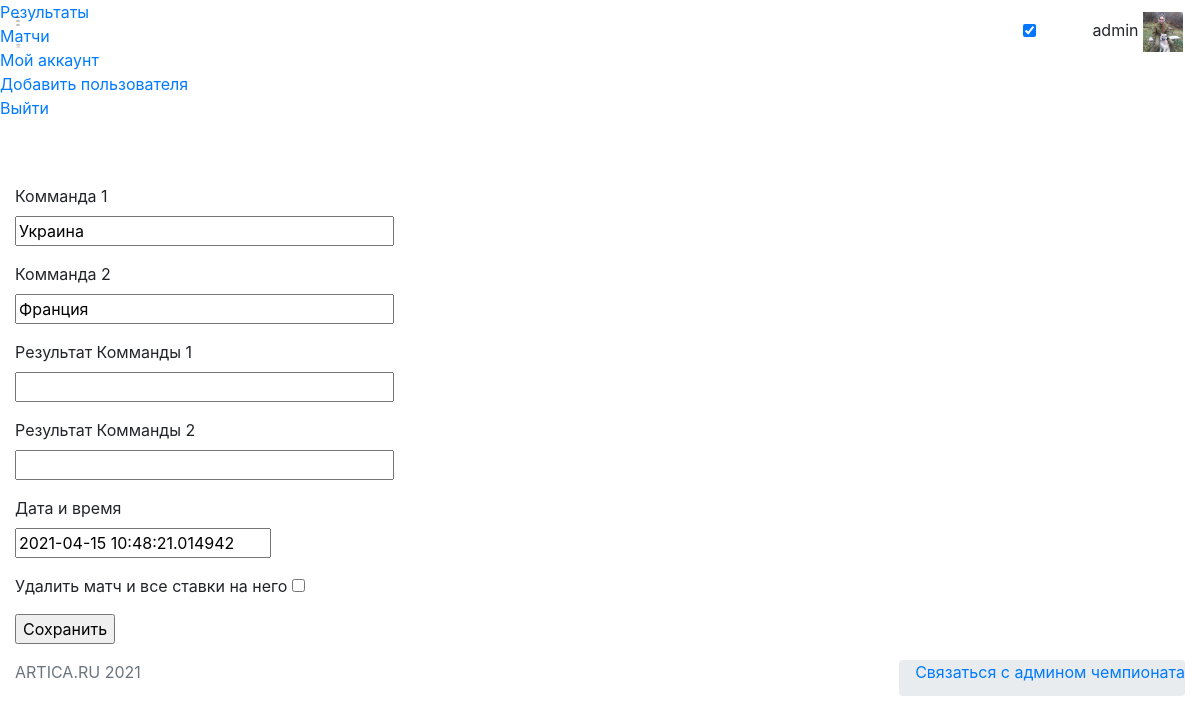
Before: /editmatchs/22 (signed in) with the older database file.
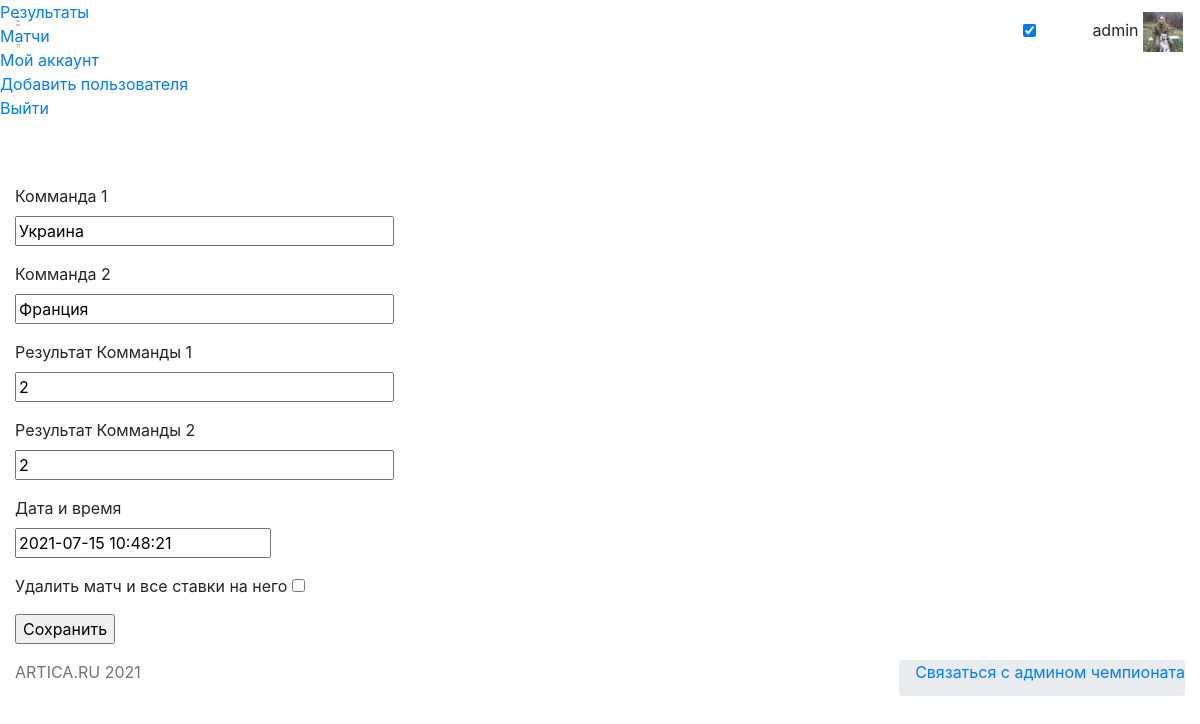
After: the same page with the newer database file.
### app/models.py (models this page shows, shortened)
class User(UserMixin, db.Model):
    id = db.Column(db.Integer, primary_key=True)
    username = db.Column(db.String(64), index=True, unique=True)
    email = db.Column(db.String(120), index=True, unique=True)
    password_hash = db.Column(db.String(128))
    pred = db.relationship('Bets', backref='author', lazy='dynamic')
    avatar = db.Column(db.String(128))
    about_me = db.Column(db.String(140))
    fio = db.Column(db.String(140))
    score = db.Column(db.Integer)

class Match(db.Model):
    id = db.Column(db.Integer, primary_key=True)
    team1 = db.Column(db.String(64))
    team2 = db.Column(db.String(64))
    t1_res =  db.Column(db.Integer)
    t2_res = db.Column(db.Integer)
    timestamp = db.Column(db.DateTime, index=True, default=datetime.utcnow)
    completed = db.Column(db.Boolean, default=False)
    bets = relationship (
        "Bets" ,
        backref="match" ,
        cascade="all, delete")

### app/routes.py (the view, shortened to what this page needs)
@app.route('/editmatchs/<match_id>', methods=['GET', 'POST'])
@login_required
def editmatchs(match_id):
    if current_user.username == 'admin':
        edit = Match.query.filter_by(id=match_id).first_or_404()
        form = MatchEditForm()
        return render_template('editmatch.html', form=form, edit=edit)
    else:
        return redirect(url_for('matchs'))
    return redirect(url_for('matchs'))

### app/forms.py
class MatchEditForm(FlaskForm):
    team1 = StringField('Комманда 1', validators=[DataRequired()])
    team2 = StringField('Комманда 2', validators=[DataRequired()])
    t1_res = StringField('Результат Комманды 1')
    t2_res = StringField('Результат Комманды 2')
    datetime = DateTimeField('Дата и время', validators=[DataRequired()], default= datetime.utcnow())
    submit = SubmitField('Сохранить')
    delete = BooleanField( 'Удалить матч' )

### app/models.py (called while the page is built)
@login.user_loader
def load_user(id):
    return User.query.get(int(id))

### app/templates/editmatch.html (shortened to what this page needs)
{% extends  'base.html' %}
{% block content%}
<form action="" method="post" novalidate>
    <p>
        {{ form.team1.label }}<br>
        {{ form.team1(size=32, value=edit.team1) }}<br>
    </p>
    <p>
        {{ form.team2.label }}<br>
        {{ form.team2(size=32, value=edit.team2) }}<br>
    </p>
    <p>
        {{ form.t1_res.label }}<br>
        {{ form.t1_res(size=32, value=edit.t1_res) }}<br>
    </p>
    <p>
        {{ form.t2_res.label }}<br>
        {{ form.t2_res(size=32, value=edit.t2_res) }}<br>
    </p>
    <p>
        {{ form.datetime.label }}<br>
        {{ form.datetime (value=edit.timestamp)}}<br>
    </p>
    <p>
    Удалить матч и все ставки на него
    {{ form.delete() }}
    </p>
    <p>{{ form.submit() }}</p>
</form>
{% endblock %}

### app/templates/base.html (shortened to what this page needs)
<!DOCTYPE html>
<html lang="en">
<head>
    <link rel="stylesheet" href="https://starbets.herokuapp.com/static/font/iconsmind-s/css/iconsminds.css"/>
    <link rel="stylesheet"
          href="https://starbets.herokuapp.com/static/font/simple-line-icons/css/simple-line-icons.css"/>
    <link rel="stylesheet" href="https://starbets.herokuapp.com/static/css/vendor/bootstrap.min.css"/>
    <link rel="stylesheet" href="https://starbets.herokuapp.com/static/css/vendor/bootstrap.rtl.only.min.css"/>
    <link rel="stylesheet" href="https://starbets.herokuapp.com/static/css/vendor/fullcalendar.min.css"/>
    <link rel="stylesheet" href="https://starbets.herokuapp.com/static/css/vendor/dataTables.bootstrap4.min.css"/>
    <link rel="stylesheet"
          href="https://starbets.herokuapp.com/static/css/vendor/datatables.responsive.bootstrap4.min.css"/>
    <link rel="stylesheet" href="https://starbets.herokuapp.com/static/css/vendor/select2.min.css"/>
    <link rel="stylesheet" href="https://starbets.herokuapp.com/static/css/vendor/select2-bootstrap.min.css"/>
    <link rel="stylesheet" href="https://starbets.herokuapp.com/static/css/vendor/perfect-scrollbar.css"/>
    <link rel="stylesheet" href="https://starbets.herokuapp.com/static/css/vendor/glide.core.min.css"/>
    <link rel="stylesheet" href="https://starbets.herokuapp.com/static/css/vendor/bootstrap-stars.css"/>
    <link rel="stylesheet" href="https://starbets.herokuapp.com/static/css/vendor/nouislider.min.css"/>
    <link rel="stylesheet" href="https://starbets.herokuapp.com/static/css/vendor/bootstrap-datepicker3.min.css"/>
    <link rel="stylesheet" href="https://starbets.herokuapp.com/static/css/vendor/component-custom-switch.min.css"/>
    <link rel="stylesheet" href="https://starbets.herokuapp.com/static/css/main.css"/>
</head>
<body id="app-container" class="menu-default show-spinner">
<nav class="navbar fixed-top">
    <div class="d-flex align-items-center navbar-left">
        <a href="#" class="menu-button d-none d-md-block">
            <svg class="main" xmlns="http://www.w3.org/2000/svg" viewBox="0 0 9 17">
                <rect x="0.48" y="0.5" width="7" height="1"/>
                <rect x="0.48" y="7.5" width="7" height="1"/>
                <rect x="0.48" y="15.5" width="7" height="1"/>
            </svg>
            <svg class="sub" xmlns="http://www.w3.org/2000/svg" viewBox="0 0 18 17">
                <rect x="1.56" y="0.5" width="16" height="1"/>
                <rect x="1.56" y="7.5" width="16" height="1"/>
                <rect x="1.56" y="15.5" width="16" height="1"/>
            </svg>
        </a>
    </div>
    <div class="navbar-right">
        <div class="header-icons d-inline-block align-middle">
            <div class="d-none d-md-inline-block align-text-bottom mr-3">
                <div class="custom-switch custom-switch-primary-inverse custom-switch-small pl-1"
                     data-toggle="tooltip" data-placement="left" title="Dark Mode">
                    <input class="custom-switch-input" id="switchDark" type="checkbox" checked>
                </div>
            </div>
            <button class="header-icon btn btn-empty d-none d-sm-inline-block" type="button" id="fullScreenButton">
            </button>
        </div>
        {% if current_user.is_anonymous %}{% else %}
        <div class="user d-inline-block">
            <button class="btn btn-empty p-0" type="button" data-toggle="dropdown" aria-haspopup="true"
                    aria-expanded="false">
                <span class="name">{{ current_user.username }}</span>
                <span>
                        <img style="object-fit: cover; width: 40px; height: 40px;" alt="Profile picture"
                             src="{{'static/'+current_user.avatar}}"/>
                    </span>
            </button>
        </div>
        {% endif %}
    </div>
</nav>
<div class="menu">
    <div class="main-menu">
        <div class="scroll">
            <ul class="list-unstyled">
                {% if current_user.is_anonymous %}
                <li>
                    <a href="{{ url_for('login') }}">
                        <i class="simple-icon-login"></i> Войти
                    </a>
                </li>
                {% else %}
                <li {% block active %}{% endblock %}>
                    <a href="/">
                        <span>Результаты</span>
                    </a>
                </li>
                <li {% block activematch %}{% endblock %}>
                    <a href="{{ url_for('matchs') }}">
                         Матчи
                    </a>
                </li>
                <li {% block activeacc %}{% endblock %}>
                    <a href="{{ url_for('user', username=current_user.username) }}">
                         Мой аккаунт
                    </a>
                </li>
                <li>
                    {% if current_user.username == 'admin' %}
                    <a href="{{ url_for('register') }}">
                         Добавить пользователя
                    </a>
                    {% endif %}
                </li>
                <li>
                    <a href="{{ url_for('logout') }}">
                         Выйти
                    </a>
                </li>
                {% endif %}
            </ul>
        </div>
    </div>
</div>
<main>
    <div class="container-fluid">
        <div class="row">
            <div class="col-12">
            </div>
        </div>
        {% block content%}
        {% endblock %}
    </div>
</main>
<footer class="page-footer">
    <div class="footer-content">
        <div class="container-fluid">
            <div class="row">
                <div class="col-12 col-sm-6">
                    <p class="mb-0 text-muted">ARTICA.RU 2021</p>
                </div>
                <div class="col-sm-6 d-none d-sm-block">
                    <ul class="breadcrumb pt-0 pr-0 float-right">
                        <li class="breadcrumb-item mb-0">
                            <a href="tel:+79132344444" class="btn-link">Связаться с админом чемпионата</a>
                        </li>
                    </ul>
                </div>
            </div>
        </div>
    </div>
</footer>
</body>
</html>

Changed rows visible on the page:
changed Match "Украина": t1_res (not shown) → "2"; t2_res (not shown) → "2"
Other visible differences:
form field datetime: "2021-04-15 10:48:21.014942" → "2021-07-15 10:48:21"
